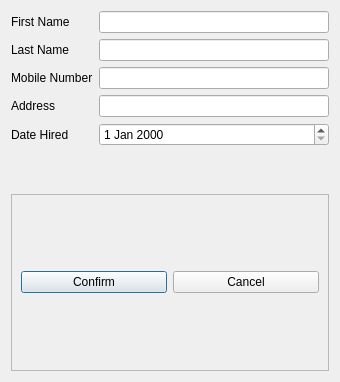
<?xml version="1.0" encoding="UTF-8"?>
<ui version="4.0">
 <class>AddStaffDialog</class>
 <widget class="QDialog" name="AddStaffDialog">
  <property name="geometry">
   <rect>
    <x>0</x>
    <y>0</y>
    <width>340</width>
    <height>382</height>
   </rect>
  </property>
  <property name="windowTitle">
   <string>Add Staff</string>
  </property>
  <layout class="QVBoxLayout" name="verticalLayout">
   <item>
    <layout class="QFormLayout" name="formLayout_2">
     <item row="0" column="0">
      <widget class="QLabel" name="label">
       <property name="text">
        <string>First Name</string>
       </property>
      </widget>
     </item>
     <item row="0" column="1">
      <widget class="QLineEdit" name="fname">
       <property name="maxLength">
        <number>25</number>
       </property>
      </widget>
     </item>
     <item row="1" column="0">
      <widget class="QLabel" name="label_2">
       <property name="text">
        <string>Last Name</string>
       </property>
      </widget>
     </item>
     <item row="1" column="1">
      <widget class="QLineEdit" name="lname">
       <property name="maxLength">
        <number>25</number>
       </property>
      </widget>
     </item>
     <item row="2" column="0">
      <widget class="QLabel" name="label_3">
       <property name="text">
        <string>Mobile Number</string>
       </property>
      </widget>
     </item>
     <item row="2" column="1">
      <widget class="QLineEdit" name="mobileNum">
       <property name="maxLength">
        <number>11</number>
       </property>
      </widget>
     </item>
     <item row="3" column="0">
      <widget class="QLabel" name="label_4">
       <property name="text">
        <string>Address</string>
       </property>
      </widget>
     </item>
     <item row="3" column="1">
      <widget class="QLineEdit" name="address">
       <property name="maxLength">
        <number>50</number>
       </property>
      </widget>
     </item>
     <item row="4" column="0">
      <widget class="QLabel" name="label_5">
       <property name="text">
        <string>Date Hired</string>
       </property>
      </widget>
     </item>
     <item row="4" column="1">
      <widget class="QDateEdit" name="dateHired"/>
     </item>
    </layout>
   </item>
   <item>
    <widget class="QFrame" name="frame">
     <property name="frameShape">
      <enum>QFrame::StyledPanel</enum>
     </property>
     <property name="frameShadow">
      <enum>QFrame::Raised</enum>
     </property>
     <layout class="QHBoxLayout" name="horizontalLayout">
      <item>
       <widget class="QPushButton" name="confirm">
        <property name="text">
         <string>Confirm</string>
        </property>
       </widget>
      </item>
      <item>
       <widget class="QPushButton" name="cancel">
        <property name="text">
         <string>Cancel</string>
        </property>
       </widget>
      </item>
     </layout>
    </widget>
   </item>
  </layout>
 </widget>
 <resources/>
 <connections/>
</ui>
